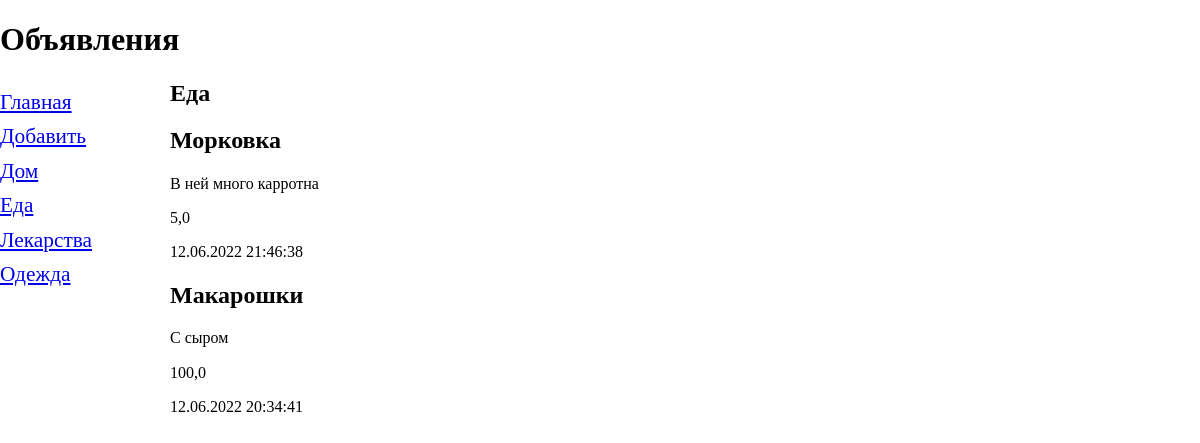
Screenshot of /bboard/2 with the database file from the repository.
### bboard/models.py (models this page shows, shortened)
class Rubric(models.Model):
    name = models.CharField(max_length=50, db_index=True, verbose_name="Название")
    class Meta:
        verbose_name_plural = "Рубрика"
        verbose_name = "Рубрика"
        ordering = ["name"]

class Bb(models.Model):
    rubric = models.ForeignKey(
        "Rubric", null=True, on_delete=models.PROTECT, verbose_name="Рубрика"
    )
    title = models.CharField(max_length=50, verbose_name="Товар")
    content = models.TextField(null=True, blank=True, verbose_name="Описание")
    price = models.FloatField(null=True, blank=True, verbose_name="Цена")
    published = models.DateTimeField(
        auto_now_add=True, db_index=True, verbose_name="Дата публикации"
    )
    class Meta:
        verbose_name_plural = "Объявления"
        verbose_name = "Объявление"
        ordering = ["-published"]

### bboard/views.py (the view)
# urls.py: path("<int:rubric_id>", BbRubricView.as_view(), name="by_rubric"),
class BbRubricView(ListView):
    context_object_name = "bbs"
    model = Bb
    def get_queryset(self):
        return Bb.objects.filter(rubric=self.kwargs["rubric_id"])
    def get_context_data(self, *, object_list=None, **kwargs):
        context = super(BbRubricView, self).get_context_data()
        context["rubrics"] = Rubric.objects.all()
        context["current_rubric"] = Rubric.objects.get(pk=self.kwargs["rubric_id"])
        return context

### bboard/templates/bboard/bb_list.html (shortened to what this page needs)
{% extends "layout/basic.html" %}
{% block content %}
        <h2>{{ current_rubric.name }}</h2>
{% for bb in bbs %}
    <div>
        <h2>{{ bb.title }}</h2>
        <p>{{ bb.content }}</p>
        <p>{{ bb.price }}</p>
        <p>{{ bb.published|date:"d.m.Y H:i:s" }}</p>
    </div>
{% endfor %}
{% endblock %}

### bboard/templates/layout/basic.html (shortened to what this page needs)
{% load static %}
<!DOCTYPE html>
<html lang="en">
<head>
    <link rel="stylesheet" type="text/css" href="{% static "bboard/style.css" %}">
</head>
<body>
<H1>Объявления</H1>
<nav>
    <a href="{% url 'index' %}">Главная</a>
    <a href="{% url 'add' %}">Добавить</a>
    {% for rubric in rubrics %}
        <a href="{% url 'by_rubric' rubric.pk %}">{{ rubric.name }}</a>
    {% endfor %}
</nav>
<section>
{% block content %}
{% endblock %}
</section>
</body>
</html>

### bboard/static/bboard/style.css (style rules this page uses)
html { line-height: 1.15; -webkit-text-size-adjust: 100%; }
body { margin: 0; }
h1 { font-size: 2em; margin: 0.67em 0; }
a { background-color: transparent; }
nav { font-size: 16pt; width: 150px; float: left; }
nav a { display: block; margin: 10px 0; }
section { margin-left: 170px; }

### rows the page displays
Rubric: name "Дом"
Rubric: name "Еда"
Rubric: name "Лекарства"
Rubric: name "Одежда"
Bb: title "Морковка", content "В ней много карротна", price "5,0", published "12.06.2022 21:46:38"
Bb: title "Макарошки", content "С сыром", price "100,0", published "12.06.2022 20:34:41"
